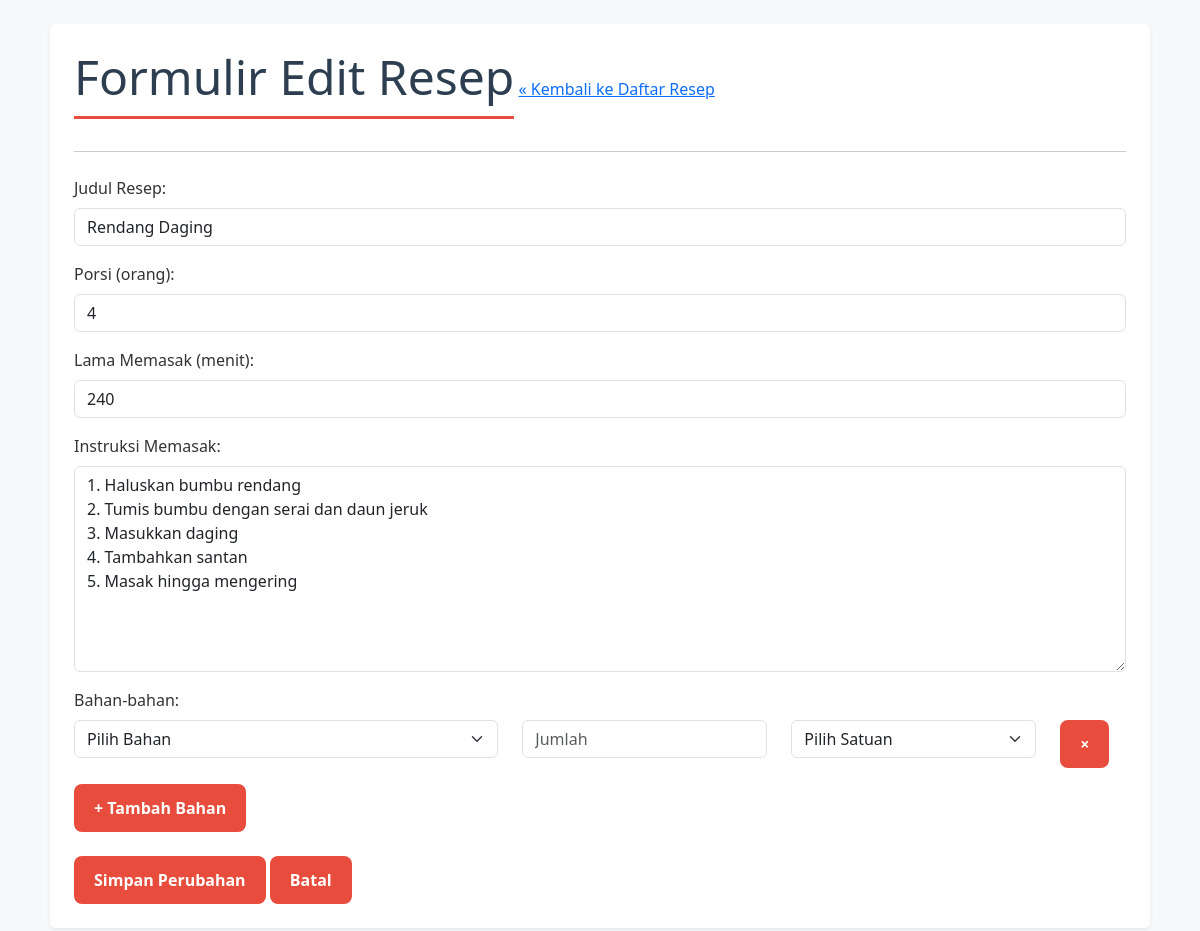
The app's page /edit.php?id=4 with its own data.
### tables this page shows
CREATE TABLE `recipes` (
  `recipe_id` int(11) NOT NULL,
  `user_id` int(11) NOT NULL,
  `judul_resep` varchar(255) NOT NULL,
  `instruksi_memasak` text NOT NULL,
  `porsi` int(11) DEFAULT NULL,
  `lama_memasak_menit` int(11) DEFAULT NULL,
  `created_at` timestamp NOT NULL DEFAULT current_timestamp()
);

### edit.php (the view, shortened to what this page needs)
<?php
include 'koneksi.php';
$id = (int)$_GET['id'];
$sql = "SELECT * FROM recipes WHERE recipe_id = ? LIMIT 1";
$stmt = $conn->prepare($sql);
$stmt->bind_param("i", $id);
$stmt->execute();
$res = $stmt->get_result();
$recipe = $res->fetch_assoc();
?>
<!DOCTYPE html>
<html lang="id">
<head>
    <link href="https://cdn.jsdelivr.net/npm/bootstrap@5.3.3/dist/css/bootstrap.min.css" rel="stylesheet">
    <link rel="stylesheet" href="css/style.css">
</head>
<body>
<div class="container my-4 p-4 bg-white rounded shadow-sm">
    <h1 class="display-5">Formulir Edit Resep</h1>
    <a href="index.php">&laquo; Kembali ke Daftar Resep</a>
    <hr class="my-4">
    <form action="proses_edit.php" method="POST">
        <div class="mb-3">
            <label for="judul_resep" class="form-label">Judul Resep:</label>
            <input type="text" id="judul_resep" name="judul_resep" class="form-control" value="<?php echo htmlspecialchars($recipe['judul_resep']); ?>" required>
        </div>
        <div class="mb-3">
            <label for="porsi" class="form-label">Porsi (orang):</label>
            <input type="number" id="porsi" name="porsi" class="form-control" value="<?php echo (int)$recipe['porsi']; ?>">
        </div>
        <div class="mb-3">
            <label for="lama_memasak" class="form-label">Lama Memasak (menit):</label>
            <input type="number" id="lama_memasak" name="lama_memasak_menit" class="form-control" value="<?php echo (int)$recipe['lama_memasak_menit']; ?>">
        </div>
        <div class="mb-3">
            <label for="instruksi_memasak" class="form-label">Instruksi Memasak:</label>
            <textarea id="instruksi_memasak" name="instruksi_memasak" rows="8" class="form-control" required><?php echo htmlspecialchars($recipe['instruksi_memasak']); ?></textarea>
        </div>
        <div class="mb-4">
            <label class="form-label">Bahan-bahan:</label>
            <div id="ingredients-container">
            </div>
            <button type="button" class="btn btn-success btn-sm mt-2" id="add-ingredient">+ Tambah Bahan</button>
        </div>
        <div class="mt-3">
            <button type="submit" class="btn btn-warning btn-lg">Simpan Perubahan</button>
            <a href="index.php" class="btn btn-secondary">Batal</a>
        </div>
    </form>
</div>
</body>
</html>

### css/style.css (style rules this page uses)
body { font-family: 'Segoe UI', 'Helvetica Neue', Arial, sans-serif; background-color: #f8f9fa; margin: 0; color: #333; }
.container { max-width: 1100px; margin: 30px auto; padding: 20px 30px; background-color: #ffffff; border-radius: 12px; box-shadow: 0 8px 25px rgba(0, 0, 0, 0.07); }
h1 { font-size: 2.5rem; color: #2c3e50; border-bottom: 3px solid #e74c3c; padding-bottom: 10px; display: inline-block; }
.btn { display: inline-block; padding: 12px 20px; font-size: 1rem; font-weight: bold; color: #fff; background-color: #e74c3c; border: none; border-radius: 8px; text-decoration: none; transition: background-color 0.2s, transform 0.2s; }

### records on screen
recipes: judul_resep "Rendang Daging", porsi "4", lama_memasak_menit "240", instruksi_memasak "1. Haluskan bumbu rendang 2. Tumis bumbu dengan serai dan daun jeruk 3. Masukkan daging 4. Tambahkan santan 5. Masak hingga mengering"
